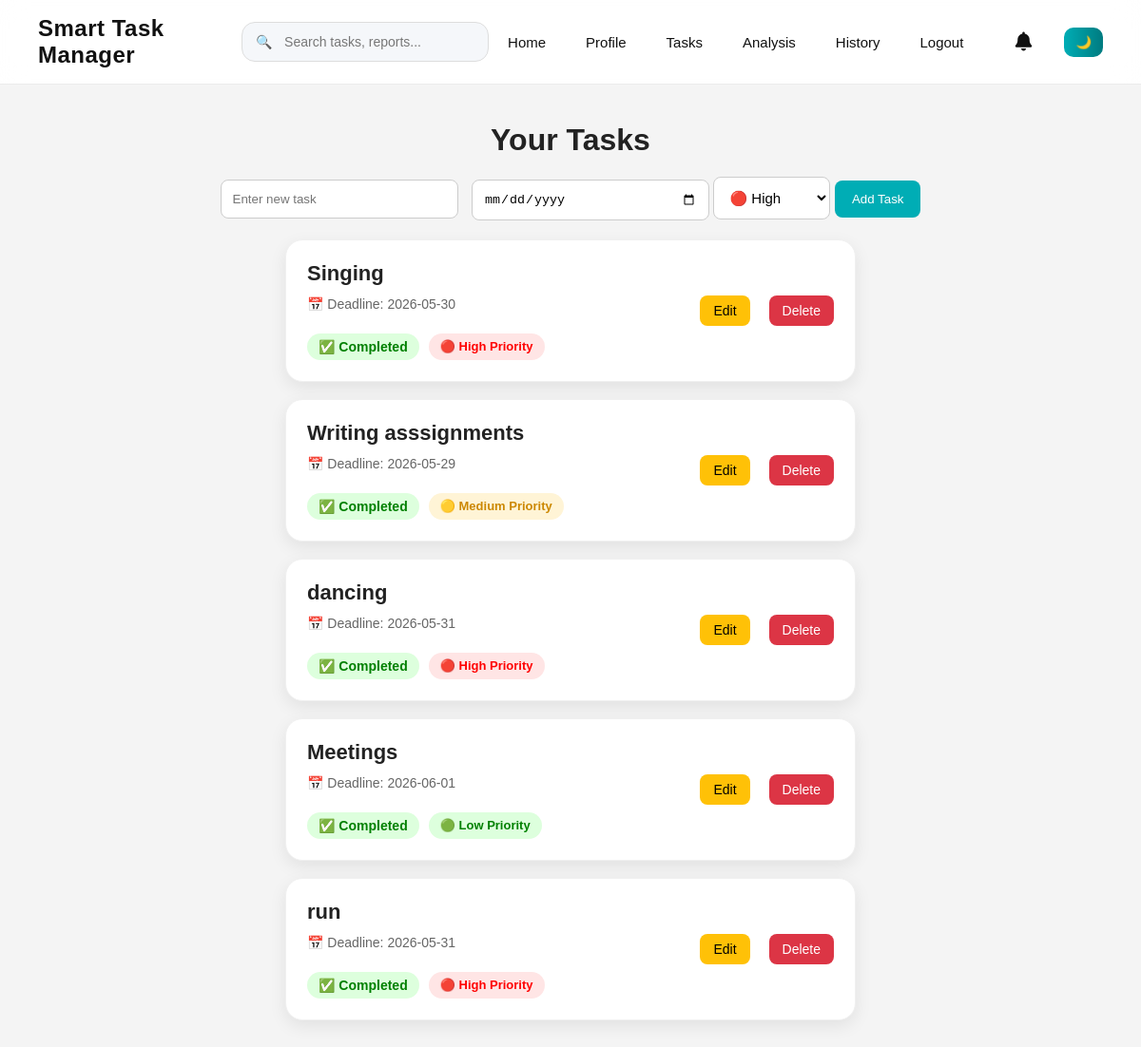
/tasks (signed in), run on the app's committed database.
### tables this page shows
CREATE TABLE tasks (
        id INTEGER PRIMARY KEY AUTOINCREMENT,
        username TEXT,
        task TEXT,
        status TEXT DEFAULT 'pending',
        deadline TEXT,
        priority TEXT DEFAULT 'Medium',
        created_at TEXT,
        completed_at TEXT
    );

### app.py (the view, shortened to what this page needs)
@app.route('/tasks', methods=['GET', 'POST'])
def tasks():
    if 'user' not in session:
        return redirect('/login')
    conn = sqlite3.connect("data.db")
    c = conn.cursor()
    c.execute("SELECT * FROM tasks WHERE username=?",
              (session['user'],))
    data = c.fetchall()
    today = datetime.now().date()
    for task in data:
        task_id = task[0]
        task_name = task[2]
        status = task[3]
        deadline = task[4]
        try:
            deadline_date = datetime.strptime(
                deadline,
                "%Y-%m-%d"
            ).date()
        except:
            pass
    conn.close()
    updated_tasks = []
    for task in data:
        try:
            deadline_date = datetime.strptime(task[4], "%Y-%m-%d").date()
        except ValueError:
            deadline_date = None
        updated_tasks.append(
        (
            task[0],#id
            task[1],#username
            task[2],#task
            task[3],#status
            deadline_date,
            task[5] #priority
        )
    )
    return render_template('tasks.html', tasks=updated_tasks,today=today)

### app.py (called while the page is built)
@app.context_processor
def notification_count():
    if 'user' not in session:
        return dict(unread_count=0)
    conn = sqlite3.connect("data.db")
    c = conn.cursor()
    c.execute("""
        SELECT COUNT(*)
        FROM notifications
        WHERE username=?
        AND is_read=0
    """, (session['user'],))
    count = c.fetchone()[0]
    conn.close()
    return dict(unread_count=count)

### templates/tasks.html (shortened to what this page needs)
{% extends "base.html" %}
{% block content %}
<div class="tasks-page">
    <h1>Your Tasks</h1>
    <form method="POST" action="/tasks" class="task-form">
        <input type="text" name="task" placeholder="Enter new task" required>
        <input type="date" name="deadline" required>
        <select name="priority" required>
            <option value="High">🔴 High</option>
        </select>
        <button type="submit">Add Task</button>
    </form>
      {% if tasks %}
    <ul class="task-list">
        {% for task in tasks %}
        <li class="task-item">
            <div class="task-left">
                <h3>{{ task[2] }}</h3>
                <small>
                    📅 Deadline: {{ task[4] }}
                </small>
                <br>
                <div class="task-badges">
                    {% if task[3] == 'completed' %}
                    <span class="completed-badge">
                        ✅ Completed
                    </span>
                    {% elif task[4] < today %} <span class="overdue-badge">
                        ❌ Overdue
                        </span>
                        {% else %}
                        <span class="pending-badge">
                            ⏳ Pending
                        </span>
                        {% endif %}
                        {% if task[5]|lower == 'high' %}
                        <span class="high-priority">
                            🔴 High Priority
                        </span>
                        {% elif task[5]|lower == 'medium' %}
                        <span class="medium-priority">
                            🟡 Medium Priority
                        </span>
                        {% else %}
                        <span class="low-priority">
                            🟢 Low Priority
                        </span>
                        {% endif %}
                </div>
            </div>
            <div class="task-actions">
                <a href="/edit/{{ task[0] }}" class="edit-btn">
                    Edit
                </a>
                <a href="/delete/{{ task[0] }}" class="delete-btn">
                    Delete
                </a>
            </div>
        </li>
        {% endfor %}
    </ul>
    {% endif %}
</div>
{% endblock %}

### static/style.css (style rules this page uses)
body, nav, .login-box, .task-item, .card, .stat-card, .extra-card, table, input, button { transition: background-color 0.3s ease, color 0.3s ease, border-color 0.3s ease; }
* { margin: 0; padding: 0; box-sizing: border-box; }
body { font-family: Arial, sans-serif; background-color: #f4f4f4; }
.tasks-page { padding: 40px; text-align: center; }
.tasks-page h1 { margin-bottom: 20px; color: #222; }
.task-form { margin-bottom: 20px; }
.task-form input { padding: 12px; width: 250px; border: 1px solid #ccc; border-radius: 8px; }
.task-form button { padding: 12px 18px; border: none; background-color: #00adb5; color: white; border-radius: 8px; cursor: pointer; }
.task-list { list-style: none; padding: 0; max-width: 600px; margin: auto; }
.task-list a { margin-left: 10px; text-decoration: none; color: #00adb5; }
.task-badges { display: flex; gap: 10px; flex-wrap: wrap; margin-top: 12px; }
.task-item { background: white; margin: 18px 0; padding: 22px; border-radius: 18px; display: flex; justify-content: space-between; align-items: center; gap: 20px; box-shadow: 0 6px 18px rgba(0, 0, 0, 0.08); border: 1px solid #f0f0f0; transition: all 0.3s ease; }
.task-left { text-align: left; }
.task-left h3 { margin-bottom: 10px; color: #222; font-size: 22px; font-weight: 600; }
.task-left small { color: #666; font-size: 14px; }
.completed-badge { display: inline-block; margin-top: 10px; background: #ddffdd; color: green; padding: 6px 12px; border-radius: 20px; font-size: 14px; font-weight: bold; }
.task-form input[type="date"] { padding: 12px; border: 1px solid #ccc; border-radius: 8px; margin-left: 10px; }
.task-actions .done-btn, .task-actions .delete-btn { padding: 8px 14px; border: none; border-radius: 8px; font-size: 14px; cursor: pointer; font-weight: 500; transition: all 0.2s ease-in-out; text-decoration: none; display: inline-block; }
.task-actions .delete-btn { background-color: #dc3545; color: white; }
.task-actions { display: flex; gap: 10px; align-items: center; flex-wrap: wrap; }
html { scroll-behavior: smooth; }
button, .hero-btn, .done-btn, .delete-btn { transition: all 0.3s ease; }
.task-actions .edit-btn { background-color: #ffc107; color: black; padding: 8px 14px; border-radius: 8px; text-decoration: none; font-size: 14px; font-weight: 500; transition: 0.2s; }
.high-priority, .medium-priority, .low-priority { display: inline-block; margin-top: 10px; padding: 6px 12px; border-radius: 20px; font-size: 13px; font-weight: bold; }
.high-priority { background-color: #ffe5e5; color: #ff0000; }
.medium-priority { background-color: #fff4d6; color: #cc8800; }
.low-priority { background-color: #ddffdd; color: green; }
select { padding: 12px; border-radius: 8px; border: 1px solid #ccc; font-size: 15px; background-color: white; cursor: pointer; transition: all 0.3s ease; }

### data on the page
tasks: task "Singing", deadline "2026-05-30", status "✅ Completed", priority "🔴 High Priority"
tasks: task "Writing asssignments", deadline "2026-05-29", status "✅ Completed", priority "🟡 Medium Priority"
tasks: task "dancing", task "2026-05-31", status "✅ Completed", priority "🔴 High Priority"
tasks: task "Meetings", deadline "2026-06-01", status "✅ Completed", priority "🟢 Low Priority"
tasks: task "run", deadline "2026-05-31", status "✅ Completed", priority "🔴 High Priority"
